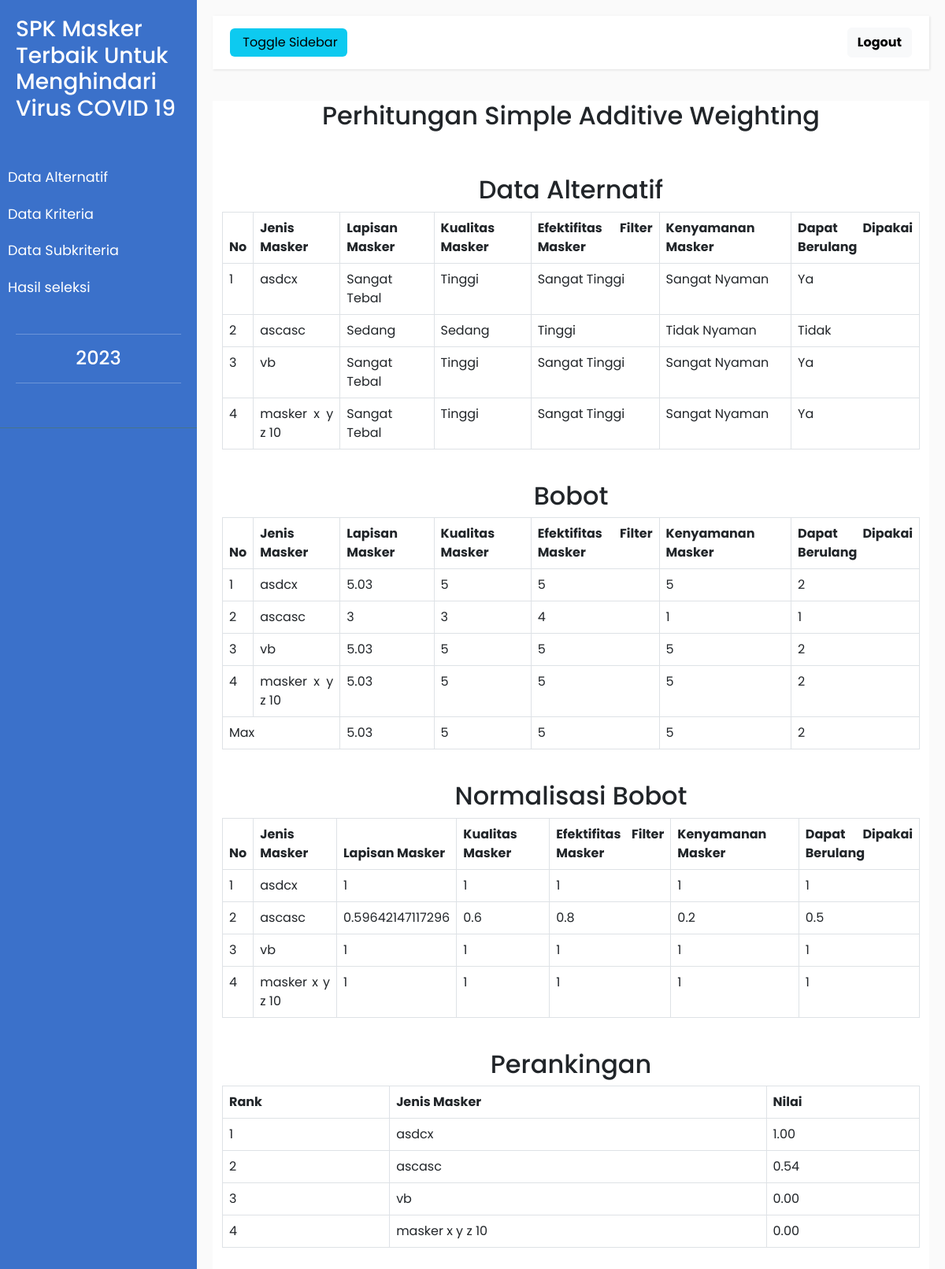
Screenshot of /admin/perhitungan/hasil_perhitungan.php with the database file from the repository.
### tables this page shows
CREATE TABLE `masker` (
  `id_masker` int(11) NOT NULL,
  `nama_masker` varchar(255) NOT NULL,
  `lapisan_masker` int(11) NOT NULL,
  `kualitas_masker` int(11) NOT NULL,
  `efektifitas_masker` int(11) NOT NULL,
  `kenyamanan_masker` int(11) NOT NULL,
  `reuse` int(11) NOT NULL,
  `nilai` double NOT NULL,
  `gambar` varchar(255) NOT NULL,
  `keterangan` text NOT NULL
);

CREATE TABLE `subkriteria` (
  `id_subkriteria` int(11) NOT NULL,
  `nama_subkriteria` varchar(255) NOT NULL,
  `bobot_subkriteria` double NOT NULL,
  `id_kriteria` int(11) NOT NULL
);

### admin/perhitungan/hasil_perhitungan.php (the view, shortened to what this page needs)
<?php
include "../../koneksi.php";
$c1 = array();
$c2 = array();
$c3 = array();
$c4 = array();
$c5 = array();
 ?>
<!DOCTYPE html>
<html>
    <head>
        <link rel="stylesheet" href="../..\assets\bootstrap\css\bootstrap.css">
        <link rel="stylesheet" href="../../assets/admin/admin.css">
    </head>
    <body>
        <div class="wrapper">
            <nav id="sidebar">
                <div class="sidebar-header">
                    <a href="../index-admin.php">
                    <h3>SPK Masker Terbaik Untuk Menghindari Virus COVID 19</h3>
                        </a></strong>
                </div>
                <ul class="list-unstyled components">
                    <li>
                        <a href="../alternatif/data_masker.php" >Data Alternatif</a>
                        <a href="../kriteria/data_kriteria.php" >Data Kriteria</a>
                        <a href="../subkriteria/data_subkriteria.php" >Data Subkriteria</a>
                        <a href="hasil_perhitungan.php" >Hasil seleksi</a>
                    </li>
                <ul class="list-unstyled CTAs">
                    <hr>
                    <center>
                        <h4><?php echo date('Y') ?></h4>
                    </center>
                    <hr>
                </ul>
            </nav>
            <div id="content">
                <nav class="navbar navbar-default">
                    <div class="container-fluid">
                        <div class="navbar-header">
                            <button type="button" id="sidebarCollapse" class="btn btn-info navbar-btn">
                                <span>Toggle Sidebar</span>
                            </button>
                        </div>
                        <ul class="nav navbar-nav navbar-right">
                                    <li>
                                        <a href="../keluar.php" class="btn btn-light fw-bold">Logout</a>
                                    </li>
                        </ul>
                    </div>
                </nav>
                <center>
                <div class="container" style="background-color:white;">
     <div class="panel">
        <center>
            <div class="panel-heading">
                 <h2>Perhitungan Simple Additive Weighting</h2>
                 <br>
            </div>
            <br>
            <div class="panel-body">
                <div class="panel">
                    <div class="panel-heading">
                        <h2>Data Alternatif</h2>
                    </div>
                    <div class="panel-body">
                        <table class="table table-responsive table-hover table-bordered"  style="text-align:justify">
                    <thead>
                        <tr>
                            <th>No</th>
                            <th>Jenis Masker</th>
                            <th>Lapisan Masker</th>
                            <th>Kualitas Masker</th>
                            <th>Efektifitas Filter Masker</th>
                            <th>Kenyamanan Masker</th>
                            <th>Dapat Dipakai Berulang</th>
                        </tr>
                    </thead>
                    <tbody>
                        <?php
                            $sql = "SELECT * FROM masker";
                            $no  = 1;
                            foreach ($dbh->query($sql) as $data) :
                         ?>
                         <tr>
                         <td><?php echo $no; ?></td>
                         <td><?php echo $data['nama_masker'] ?></td>
                         <td><?php
                            $sql1 = "SELECT * FROM subkriteria";
                            foreach ($dbh->query($sql1) as $data1) :
                            if ($data1['id_subkriteria'] == $data['lapisan_masker']) {
                                echo $data1['nama_subkriteria'];
                                $c1[$no-1]=$data1['bobot_subkriteria'];
                            }
                            endforeach;
                             ?>
                         </td>
                         <td><?php
                            $sql1 = "SELECT * FROM subkriteria";
                            foreach ($dbh->query($sql1) as $data1) :
                            if ($data1['id_subkriteria'] == $data['kualitas_masker']) {
                                echo $data1['nama_subkriteria'];
                                $c2[$no-1]=$data1['bobot_subkriteria'];
                            }
                            endforeach;
                             ?>
                         </td>
                         <td><?php
                            $sql1 = "SELECT * FROM subkriteria";
                            foreach ($dbh->query($sql1) as $data1) :
                            if ($data1['id_subkriteria'] == $data['efektifitas_masker']) {
                                echo $data1['nama_subkriteria'];
                                $c3[$no-1]=$data1['bobot_subkriteria'];
                            }
                            endforeach;
                             ?>
                         </td>
                         <td><?php
                            $sql1 = "SELECT * FROM subkriteria";
                            foreach ($dbh->query($sql1) as $data1) :
                            if ($data1['id_subkriteria'] == $data['kenyamanan_masker']) {
                                echo $data1['nama_subkriteria'];
                                $c4[$no-1]=$data1['bobot_subkriteria'];
                            }
                            endforeach;
                             ?>
                         </td>
                         <td><?php
                            $sql1 = "SELECT * FROM subkriteria";
                            foreach ($dbh->query($sql1) as $data1) :
                            if ($data1['id_subkriteria'] == $data['reuse']) {
                                echo $data1['nama_subkriteria'];
                                $c5[$no-1]=$data1['bobot_subkriteria'];
                            }
                            endforeach;
                             ?>
                         </td>
                        </tr>
                         <?php
                                    $no++;
                                    endforeach;
                          ?>
                    </tbody>
                </table>
                    </div>
                </div>
                <br>
                <div class="panel">
                    <div class="panel-heading">
                        <h2>Bobot</h2>
                    </div>
                    <div class="panel-body">
                        <table class="table table-responsive table-hover table-bordered"  style="text-align:justify">
                    <thead>
                        <tr>
                            <th>No</th>
                            <th>Jenis Masker</th>
                            <th>Lapisan Masker</th>
                            <th>Kualitas Masker</th>
                            <th>Efektifitas Filter Masker</th>
                            <th>Kenyamanan Masker</th>
                            <th>Dapat Dipakai Berulang</th>
                        </tr>
                    </thead>
                    <tbody>
                        <?php
                            $sql = "SELECT * FROM masker";
                            $no  = 1;
                            foreach ($dbh->query($sql) as $data) :
                         ?>
                         <tr>
                         <td><?php echo $no; ?></td>
                         <td><?php echo $data['nama_masker'] ?></td>
                         <td><?php
                            $sql1 = "SELECT * FROM subkriteria";
                            foreach ($dbh->query($sql1) as $data1) :
                            if ($data1['id_subkriteria'] == $data['lapisan_masker']) {
                                echo $c1[$no-1];
                            }
                            endforeach;
                             ?>
                         </td>
                         <td><?php
                            $sql1 = "SELECT * FROM subkriteria";
                            foreach ($dbh->query($sql1) as $data1) :
                            if ($data1['id_subkriteria'] == $data['kualitas_masker']) {
                                echo $data1['bobot_subkriteria'];
                            }
                            endforeach;
                             ?>
                         </td>
                         <td><?php
                            $sql1 = "SELECT * FROM subkriteria";
                            foreach ($dbh->query($sql1) as $data1) :
                            if ($data1['id_subkriteria'] == $data['efektifitas_masker']) {
                                echo $data1['bobot_subkriteria'];
                            }
                            endforeach;
                             ?>
                         </td>
                         <td><?php
                            $sql1 = "SELECT * FROM subkriteria";
                            foreach ($dbh->query($sql1) as $data1) :
                            if ($data1['id_subkriteria'] == $data['kenyamanan_masker']) {
                                echo $data1['bobot_subkriteria'];
                            }
                            endforeach;
                             ?>
                         </td>
                         <td><?php
                            $sql1 = "SELECT * FROM subkriteria";
                            foreach ($dbh->query($sql1) as $data1) :
                            if ($data1['id_subkriteria'] == $data['reuse']) {
                                echo $data1['bobot_subkriteria'];
                            }
                            endforeach;
                             ?>
                         </td>
                        </tr>
                         <?php
                                    $no++;
                                    endforeach;
                          ?>
                          <tr>
                            <td colspan="2">Max</td>
                            <td><?php echo max($c1) ?></td>
                            <td><?php echo max($c2) ?></td>
                            <td><?php echo max($c3) ?></td>
                            <td><?php echo max($c4) ?></td>
                            <td><?php echo max($c5) ?></td>
                          </tr>
                    </tbody>
                </table>
                    </div>
                </div>
                <br>
                <div class="panel">
                    <div class="panel-heading">
                        <h2>Normalisasi Bobot</h2>
                    </div>
                    <div class="panel-body">
                        <table class="table table-responsive table-hover table-bordered"  style="text-align:justify">
                    <thead>
                        <tr>
                            <th>No</th>
                            <th>Jenis Masker</th>
                            <th>Lapisan Masker</th>
                            <th>Kualitas Masker</th>
                            <th>Efektifitas Filter Masker</th>
                            <th>Kenyamanan Masker</th>
                            <th>Dapat Dipakai Berulang</th>
                        </tr>
                    </thead>
                    <tbody>
                        <?php
                            $sql = "SELECT * FROM masker";
                            $no  = 1;
                            foreach ($dbh->query($sql) as $data) :
                         ?>
                         <tr>
                         <td><?php echo $no; ?></td>
                         <td><?php echo $data['nama_masker'] ?></td>
                         <td><?php
                            $sql1 = "SELECT * FROM subkriteria";
                            foreach ($dbh->query($sql1) as $data1) :
                            if ($data1['id_subkriteria'] == $data['lapisan_masker']) {
                                echo $c1[$no-1]/max($c1);
                            }
                            endforeach;
                             ?>
                         </td>
                         <td><?php
                            $sql1 = "SELECT * FROM subkriteria";
                            foreach ($dbh->query($sql1) as $data1) :
                            if ($data1['id_subkriteria'] == $data['kualitas_masker']) {
                                echo $data1['bobot_subkriteria']/max($c2);
                            }
                            endforeach;
                             ?>
                         </td>
                         <td><?php
                            $sql1 = "SELECT * FROM subkriteria";
                            foreach ($dbh->query($sql1) as $data1) :
                            if ($data1['id_subkriteria'] == $data['efektifitas_masker']) {
                                echo $data1['bobot_subkriteria']/max($c3);
                            }
                            endforeach;
                             ?>
                         </td>
                         <td><?php
                            $sql1 = "SELECT * FROM subkriteria";
                            foreach ($dbh->query($sql1) as $data1) :
                            if ($data1['id_subkriteria'] == $data['kenyamanan_masker']) {
                                echo $data1['bobot_subkriteria']/max($c4);
                            }
                            endforeach;
                             ?>
                         </td>
                         <td><?php
                            $sql1 = "SELECT * FROM subkriteria";
                            foreach ($dbh->query($sql1) as $data1) :
                            if ($data1['id_subkriteria'] == $data['reuse']) {
                                echo ($data1['bobot_subkriteria']/max($c5));
                            }
                            endforeach;
                             ?>
                         </td>
                        </tr>
                         <?php
                                    $no++;
                                    endforeach;
                          ?>
                    </tbody>
                </table>
                    </div>
                </div>
                <br>
                <div class="panel">
                    <div class="panel-heading">
                        <h2>Perankingan</h2>
                    </div>
                    <div class="panel-body">
                        <table class="table table-responsive table-hover table-bordered"  style="text-align:justify">
                    <thead>
                        <tr>
                            <th>Rank</th>
                            <th>Jenis Masker</th>
                            <th>Nilai</th>
                        </tr>
                    </thead>
                    <tbody>
                         <?php
                            $nomor = 1;
                            $sqlc = "SELECT * FROM masker order by nilai desc";
                            foreach ($dbh->query($sqlc) as $datac) :
                          ?>
                          <tr>
                            <td><?php echo $nomor; ?></td>
                            <td><?php echo $datac['nama_masker']; ?></td>
                            <td><?php echo number_format($datac['nilai'],2); ?></td>
                          </tr>
                          <?php
                          $nomor++;
                          endforeach;
                          ?>
                    </tbody>
                </table>
                    </div>
                </div>
            </div>
        </center>
     <br>
     </div>
 </div>
                </div>
        </div>
    </body>
</html>
</body>
</html>

### rows the page displays
masker: nama_masker "asdcx", nilai "1.00"
subkriteria: nama_subkriteria "Sangat Tebal", bobot_subkriteria "5.03", $c1[$no-1]/max($c1) "1"
subkriteria: nama_subkriteria "Tinggi", bobot_subkriteria "5", $data1['bobot_subkriteria']/max($c2) "1"
subkriteria: nama_subkriteria "Sangat Tinggi", bobot_subkriteria "5", $data1['bobot_subkriteria']/max($c3) "1"
subkriteria: nama_subkriteria "Sangat Nyaman", bobot_subkriteria "5", $data1['bobot_subkriteria']/max($c4) "1"
subkriteria: nama_subkriteria "Ya", bobot_subkriteria "2", $data1['bobot_subkriteria']/max($c5) "1"
masker: nama_masker "ascasc", nilai "0.54"
subkriteria: nama_subkriteria "Sedang", no "3", c1 "0.59642147117296"
subkriteria: nama_subkriteria "Sedang", bobot_subkriteria "3", $data1['bobot_subkriteria']/max($c2) "0.6"
subkriteria: nama_subkriteria "Tinggi", bobot_subkriteria "4", $data1['bobot_subkriteria']/max($c3) "0.8"
subkriteria: nama_subkriteria "Tidak Nyaman", bobot_subkriteria "1", $data1['bobot_subkriteria']/max($c4) "0.2"
subkriteria: nama_subkriteria "Tidak", bobot_subkriteria "1", $data1['bobot_subkriteria']/max($c5) "0.5"
masker: nama_masker "vb", nilai "0.00"
masker: nama_masker "masker x y z 10", nilai "0.00"

### other values shown
max($c1) "5.03"
max($c2) "5"
max($c3) "5"
max($c4) "5"
max($c5) "2"
